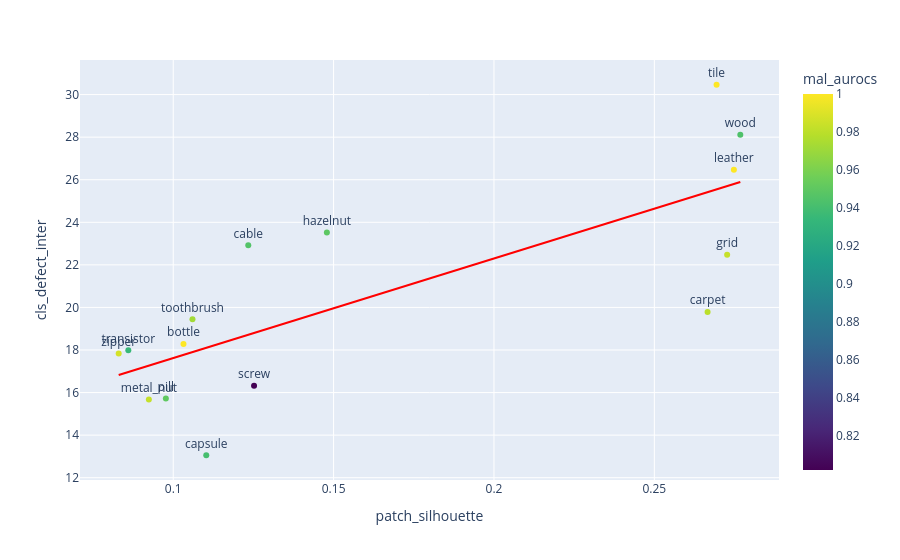

Here is the notebook cell this chart was saved with:
### Code cell
fig = px.scatter(combined.reset_index(), x="patch_silhouette", y="cls_defect_inter", text="category", hover_name="category", trendline="ols", color="mal_aurocs", color_continuous_scale="Viridis") 
fig.data[1].line.color = "red" 
fig.update_traces(textposition="top center") 
fig.show() 

fig.write_image(IMAGE_DIR / "cls_def_inter_patch_sil.svg")

### Figure 1 — Plotly figure (JSON) as saved in the notebook; plotly's stock layout.template omitted (floating-point values rounded to 4 significant figures)
{"data": [{"hovertemplate": "<b>%{hovertext}</b><br><br>patch_silhouette=%{x}<br>cls_defect_inter=%{y}<br>category=%{text}<br>mal_aurocs=%{marker.color}<extra></extra>", "hovertext": ["bottle", "cable", "capsule", "carpet", "grid", "hazelnut", "leather", "metal_nut", "pill", "screw", "tile", "toothbrush", "transistor", "wood", "zipper"], "legendgroup": "", "marker": {"color": [1.0, 0.9455, 0.9406, 0.9795, 0.9833, 0.9489, 1.0, 0.9829, 0.9504, 0.802, 1.0, 0.9722, 0.935, 0.9439, 0.9874], "coloraxis": "coloraxis", "symbol": "circle"}, "mode": "markers+text", "name": "", "orientation": "v", "showlegend": false, "text": ["bottle", "cable", "capsule", "carpet", "grid", "hazelnut", "leather", "metal_nut", "pill", "screw", "tile", "toothbrush", "transistor", "wood", "zipper"], "textposition": "top center", "type": "scatter", "x": [0.1032, 0.1234, 0.1103, 0.2666, 0.2727, 0.1479, 0.2748, 0.0924, 0.0977, 0.1252, 0.2694, 0.106, 0.086, 0.2768, 0.083], "xaxis": "x", "y": [18.28, 22.92, 13.05, 19.78, 22.48, 23.52, 26.46, 15.68, 15.72, 16.32, 30.46, 19.44, 17.98, 28.11, 17.84], "yaxis": "y"}, {"hovertemplate": "<b>OLS trendline</b><br>cls_defect_inter = 46.8071 * patch_silhouette + 12.9369<br>R<sup>2</sup>=0.587194<br><br>patch_silhouette=%{x}<br>cls_defect_inter=%{y} <b>(trend)</b><extra></extra>", "legendgroup": "", "line": {"color": "red"}, "marker": {"symbol": "circle"}, "mode": "lines", "name": "", "showlegend": false, "textposition": "top center", "type": "scatter", "x": [0.083, 0.086, 0.0924, 0.0977, 0.1032, 0.106, 0.1103, 0.1234, 0.1252, 0.1479, 0.2666, 0.2694, 0.2727, 0.2748, 0.2768], "xaxis": "x", "y": [16.82, 16.96, 17.26, 17.51, 17.77, 17.9, 18.1, 18.71, 18.8, 19.86, 25.42, 25.55, 25.7, 25.8, 25.89], "yaxis": "y"}], "layout": {"coloraxis": {"autocolorscale": false, "colorbar": {"title": {"text": "mal_aurocs"}}, "colorscale": [[0, "#440154"], [0.1111, "#482878"], [0.2222, "#3e4989"], [0.3333, "#31688e"], [0.4444, "#26828e"], [0.5556, "#1f9e89"], [0.6667, "#35b779"], [0.7778, "#6ece58"], [0.8889, "#b5de2b"], [1, "#fde725"]]}, "legend": {"tracegroupgap": 0}, "margin": {"t": 60}, "xaxis": {"anchor": "y", "domain": [0, 1], "title": {"text": "patch_silhouette"}}, "yaxis": {"anchor": "x", "domain": [0, 1], "title": {"text": "cls_defect_inter"}}}}
